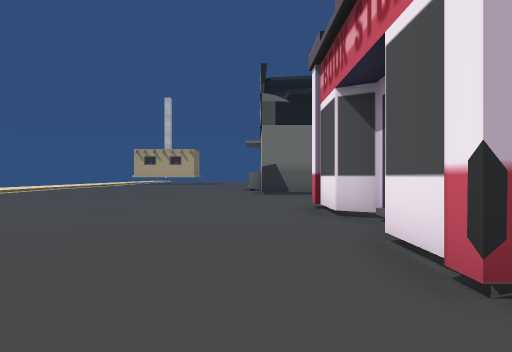
[1] (above)

24 first-person views from a walk through a Unity game level. The camera is 1.4 m above the floor, looks level and sees 75° across. The floor is counted in squares, 2 m on a side. Each view is taken from the middle of a square. On the plan, view 1 faces up. The plan holds only what a view shows up to about 10 squares ahead; the rest is blank. The place goes on beyond the plan. Some surface patterns are stand-ins.

[2]
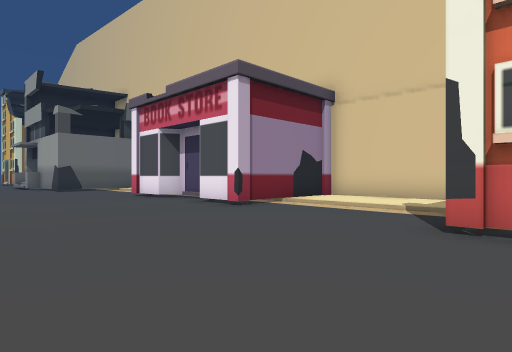

[3]
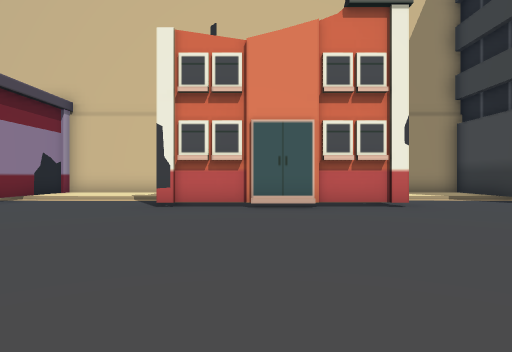

[4]
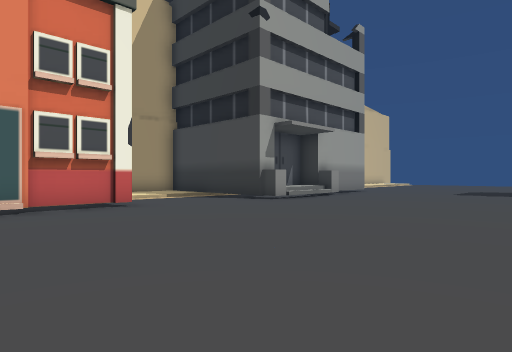

[5]
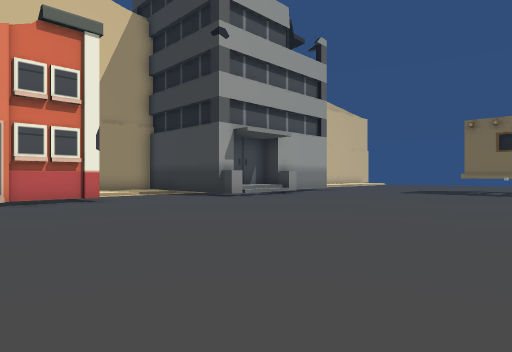

[6]
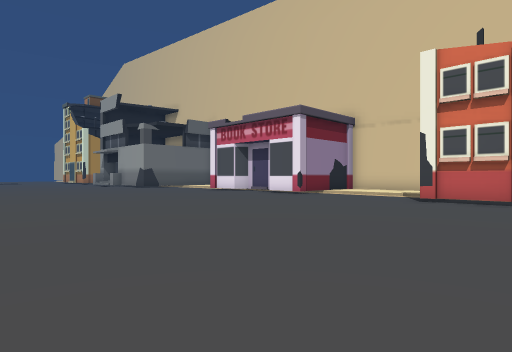

[7]
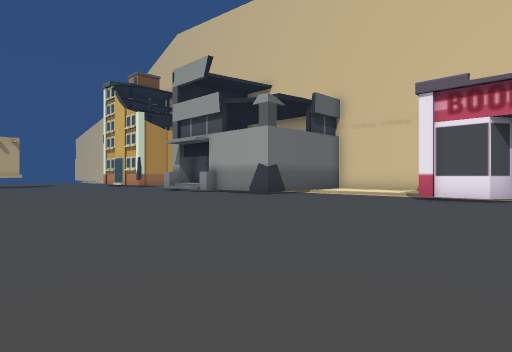

[8]
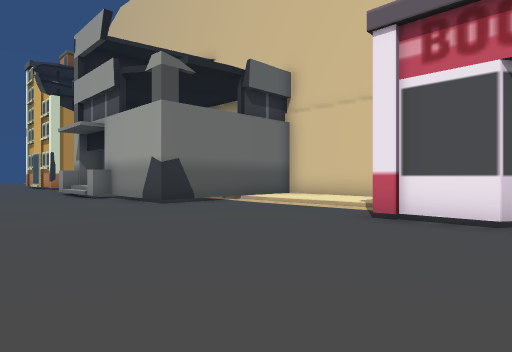

[9]
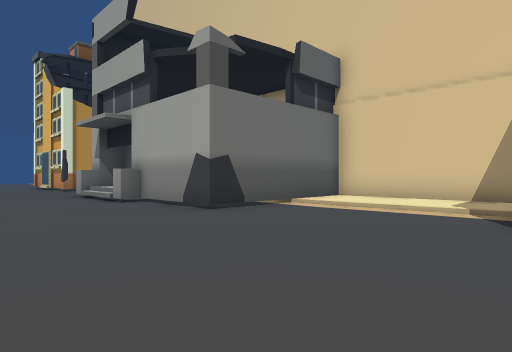

[10]
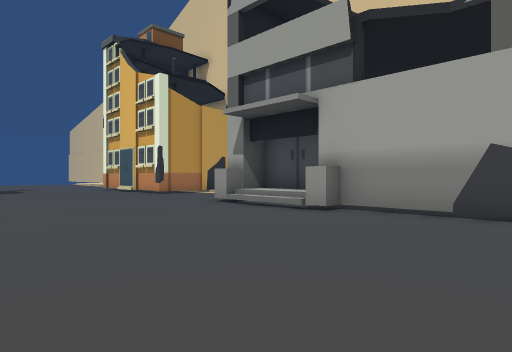

[11]
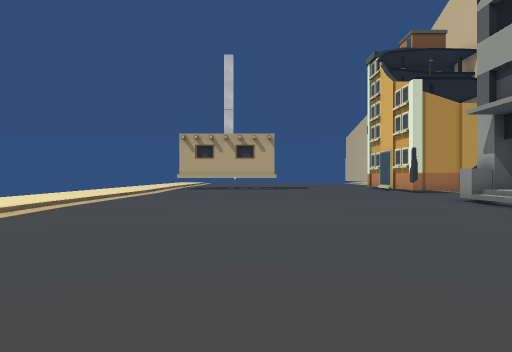

[12]
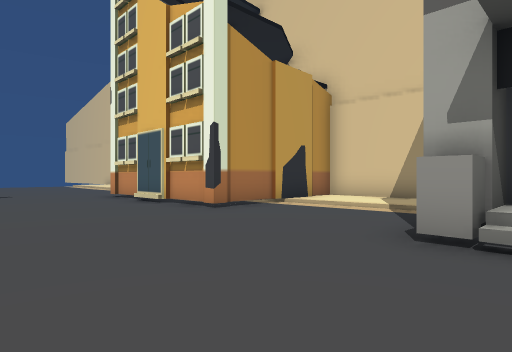

[13]
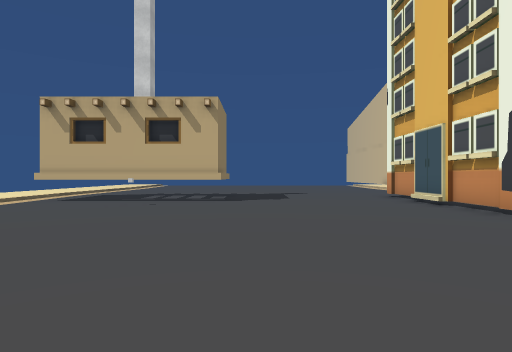

[14]
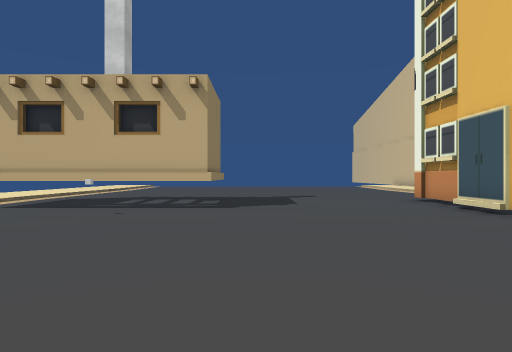

[15]
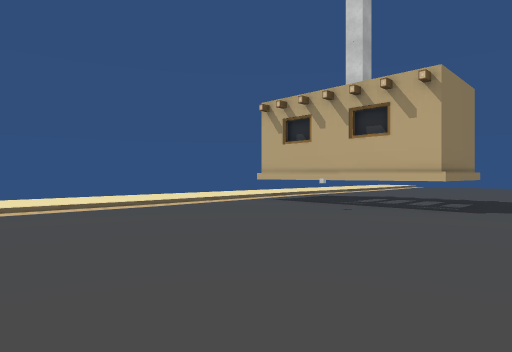

[16]
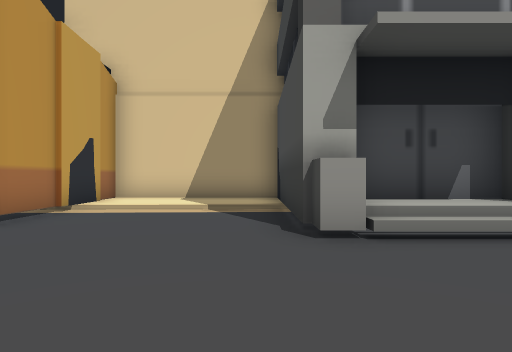

[17]
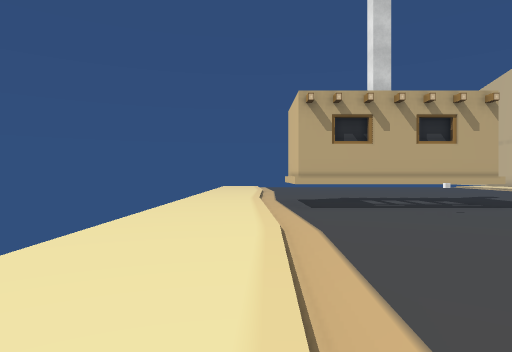

[18]
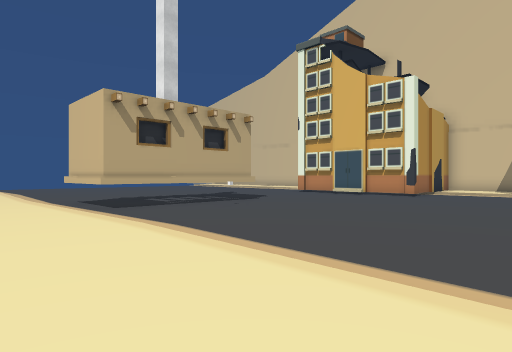

[19]
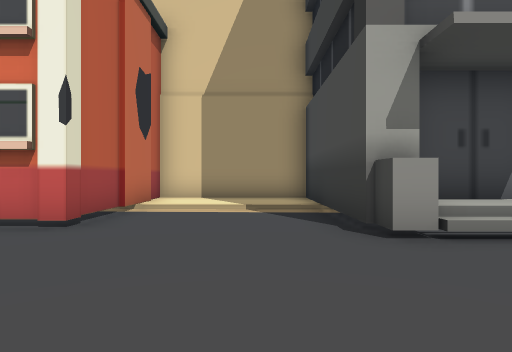

[20]
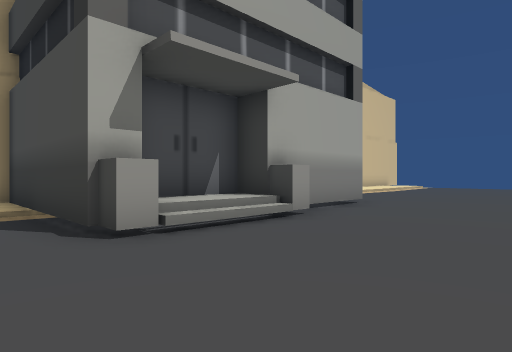

[21]
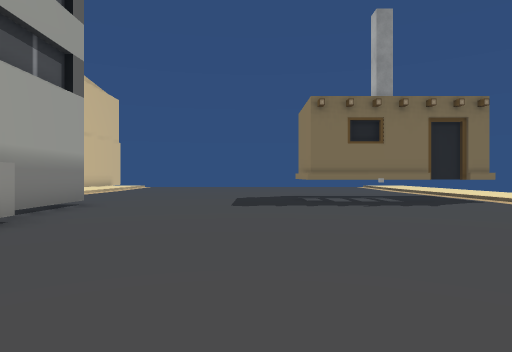

[22]
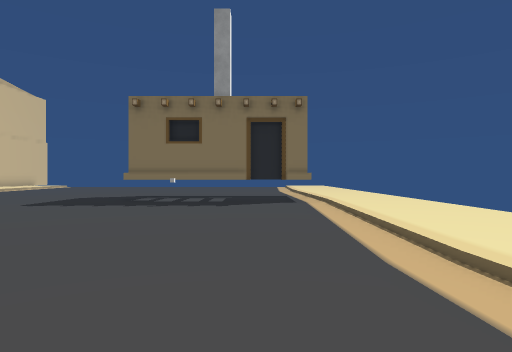

[23]
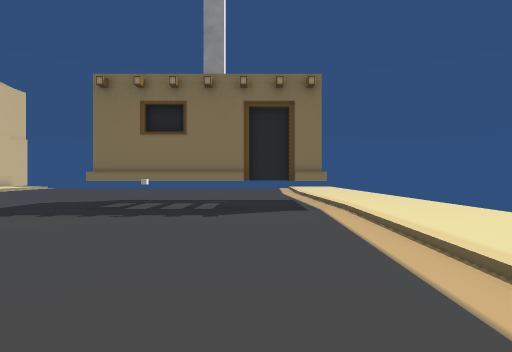

[24]
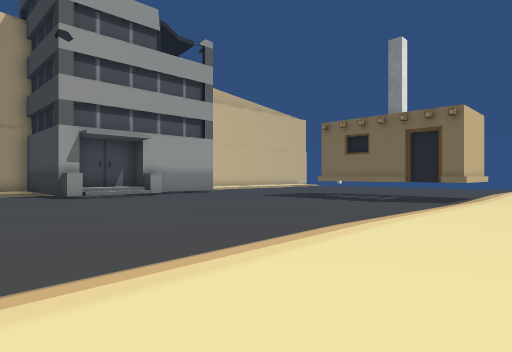

### Floor plan
Key: @ floor where view 1 was taken; # wall or solid block; . main floor; : floor 0.25 m higher than the main floor; / step, stairs or slope; H hut.
Columns run from 13 left of view 1 to 6 right of it. Each row starts with its distance up from view 1.
 30   /H    H......
 29 ::/#    H.....#
 28 ::/#    H.....#
 27 ::/HHHHHH.....#
 26 :::...........#
 25 :::...........#
 24 :::...........######
 23 :::............./::#
 22 :::............./::#
 21 :::............./::#
 20 ::/............./::#
 19 ::/..........#######
 18  :/........../#
 17   /........../#
 16   /..........##
 15    ...........#
 14     ..........#
 13     ..........######
 12      .........../::#
 11      .........../::#
 10      .........../::#
  9      .........../::#
  8     ............/::#
  7     ...........#
  6     ...........#
  5     ...........#
  4     ...........#
  3      ..........#
  2      ..........###
  1      .........../::#
  0      ........@../::#
 -1      .........../::#
 -2     ............/:
 -3     ..........#
 -4     ..........#
 -5     ..........#
 -6     ..........#
 -7     ..........#
 -8     ..........######
 -9 ::/............./::#
-10 ::/............./::#
-11 :::............./::#
-12 :::............./::#
-13 :::..........#######
-14  ::........../#
-15  ::........../#
-16 :::..........##
-17 ::/...........#
-18 ::/...........#
-19 ::/...........#
-20 ::/H.HHH.......
-21 ::/#    .......

Where each view was taken, in squares from view 1:
view 1: 0 up, 0 right, facing up
view 2: 4 down, 4 left, facing up-right
view 3: 5 down, 7 left, facing right
view 4: 5 down, 7 left, facing down-right
view 5: 5 down, 9 left, facing down-right
view 6: 6 down, 9 left, facing up-right
view 7: 4 up, 9 left, facing up-right
view 8: 5 up, 4 left, facing up-right
view 9: 7 up, 4 left, facing up-right
view 10: 12 up, 6 left, facing up-right
view 11: 10 up, 6 left, facing up
view 12: 18 up, 4 left, facing up-right
view 13: 18 up, 4 left, facing up
view 14: 20 up, 4 left, facing up
view 15: 20 up, 3 left, facing up-left
view 16: 20 up, 4 left, facing right
view 17: 19 up, 11 left, facing up
view 18: 19 up, 13 left, facing up-right
view 19: 11 down, 4 left, facing right
view 20: 11 down, 4 left, facing down-right
view 21: 11 down, 4 left, facing down
view 22: 11 down, 9 left, facing down
view 23: 13 down, 9 left, facing down
view 24: 9 down, 13 left, facing down-right
